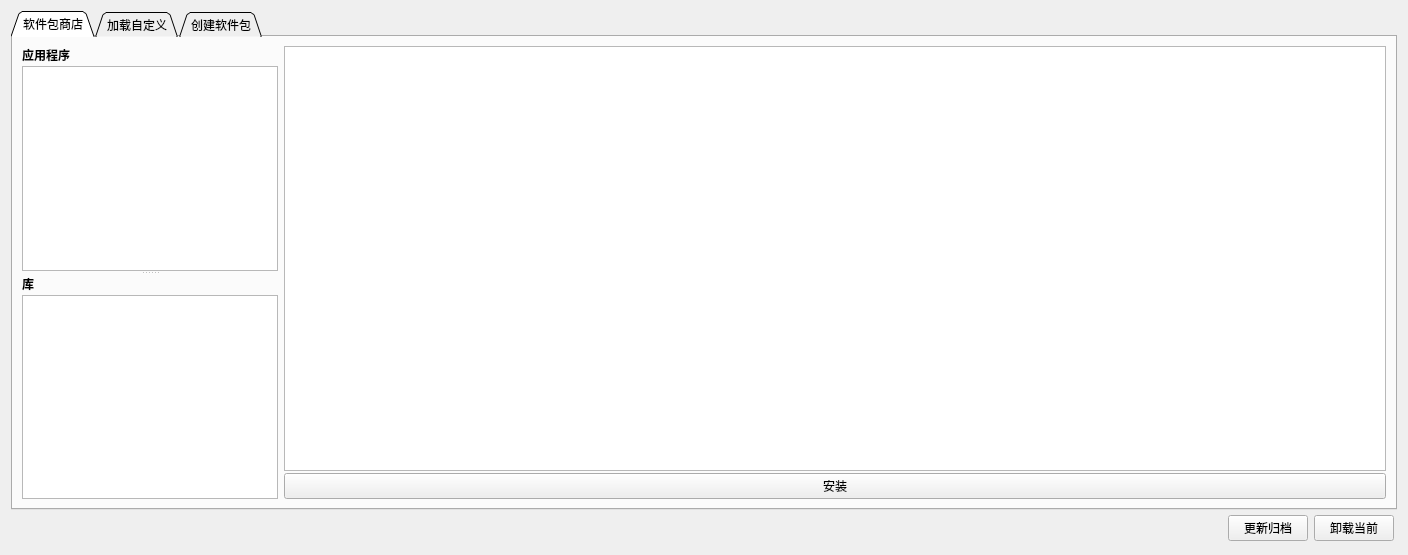
<?xml version="1.0" encoding="UTF-8"?>
<ui version="4.0">
 <class>PageVescPackage</class>
 <widget class="QWidget" name="PageVescPackage">
  <property name="geometry">
   <rect>
    <x>0</x>
    <y>0</y>
    <width>1408</width>
    <height>555</height>
   </rect>
  </property>
  <property name="sizePolicy">
   <sizepolicy hsizetype="Preferred" vsizetype="MinimumExpanding">
    <horstretch>0</horstretch>
    <verstretch>0</verstretch>
   </sizepolicy>
  </property>
  <property name="windowTitle">
   <string>Form</string>
  </property>
  <layout class="QVBoxLayout" name="verticalLayout">
   <property name="spacing">
    <number>2</number>
   </property>
   <item>
    <widget class="QTabWidget" name="tabWidget">
     <property name="enabled">
      <bool>true</bool>
     </property>
     <property name="tabShape">
      <enum>QTabWidget::Triangular</enum>
     </property>
     <property name="currentIndex">
      <number>0</number>
     </property>
     <widget class="QWidget" name="tab_3">
      <attribute name="title">
       <string>软件包商店</string>
      </attribute>
      <layout class="QHBoxLayout" name="horizontalLayout_6">
       <item>
        <widget class="QSplitter" name="splitter">
         <property name="orientation">
          <enum>Qt::Vertical</enum>
         </property>
         <widget class="QWidget" name="layoutWidget">
          <layout class="QVBoxLayout" name="verticalLayout_5">
           <property name="spacing">
            <number>2</number>
           </property>
           <item>
            <widget class="QLabel" name="label_2">
             <property name="font">
              <font>
               <bold>true</bold>
              </font>
             </property>
             <property name="text">
              <string>应用程序</string>
             </property>
            </widget>
           </item>
           <item>
            <widget class="QListWidget" name="applicationList">
             <property name="minimumSize">
              <size>
               <width>0</width>
               <height>0</height>
              </size>
             </property>
             <property name="editTriggers">
              <set>QAbstractItemView::NoEditTriggers</set>
             </property>
            </widget>
           </item>
          </layout>
         </widget>
         <widget class="QWidget" name="layoutWidget2">
          <layout class="QVBoxLayout" name="verticalLayout_6">
           <property name="spacing">
            <number>2</number>
           </property>
           <item>
            <widget class="QLabel" name="label_3">
             <property name="font">
              <font>
               <bold>true</bold>
              </font>
             </property>
             <property name="text">
              <string>库</string>
             </property>
            </widget>
           </item>
           <item>
            <widget class="QListWidget" name="libraryList">
             <property name="editTriggers">
              <set>QAbstractItemView::NoEditTriggers</set>
             </property>
            </widget>
           </item>
          </layout>
         </widget>
        </widget>
       </item>
       <item>
        <layout class="QVBoxLayout" name="verticalLayout_4">
         <property name="spacing">
          <number>2</number>
         </property>
         <item>
          <widget class="VTextBrowser" name="storeBrowser">
           <property name="readOnly">
            <bool>true</bool>
           </property>
          </widget>
         </item>
         <item>
          <widget class="QPushButton" name="installButton">
           <property name="toolTip">
            <string>卸载当前软件包，并将所选软件包安装到已连接的 VESC</string>
           </property>
           <property name="text">
            <string>安装</string>
           </property>
          </widget>
         </item>
        </layout>
       </item>
      </layout>
     </widget>
     <widget class="QWidget" name="tab">
      <attribute name="title">
       <string>加载自定义</string>
      </attribute>
      <layout class="QVBoxLayout" name="verticalLayout_3">
       <item>
        <widget class="QGroupBox" name="lispBox_3">
         <property name="title">
          <string>加载软件包</string>
         </property>
         <layout class="QHBoxLayout" name="horizontalLayout_4">
          <property name="spacing">
           <number>2</number>
          </property>
          <property name="leftMargin">
           <number>6</number>
          </property>
          <property name="topMargin">
           <number>6</number>
          </property>
          <property name="rightMargin">
           <number>6</number>
          </property>
          <property name="bottomMargin">
           <number>6</number>
          </property>
          <item>
           <widget class="QLineEdit" name="loadEdit"/>
          </item>
          <item>
           <widget class="QPushButton" name="chooseLoadButton">
            <property name="sizePolicy">
             <sizepolicy hsizetype="Fixed" vsizetype="Fixed">
              <horstretch>0</horstretch>
              <verstretch>0</verstretch>
             </sizepolicy>
            </property>
            <property name="toolTip">
             <string>选择文件...</string>
            </property>
            <property name="text">
             <string/>
            </property>
            <property name="icon">
             <iconset resource="../res.qrc">
              <normaloff>:/res/icons/Open Folder-96.png</normaloff>:/res/icons/Open Folder-96.png</iconset>
            </property>
           </widget>
          </item>
          <item>
           <widget class="QPushButton" name="loadRefreshButton">
            <property name="text">
             <string/>
            </property>
            <property name="icon">
             <iconset resource="../res.qrc">
              <normaloff>:/res/icons/Refresh-96.png</normaloff>:/res/icons/Refresh-96.png</iconset>
            </property>
           </widget>
          </item>
          <item>
           <widget class="QPushButton" name="writeButton">
            <property name="toolTip">
             <string>卸载当前软件包，并将所选软件包安装到已连接的 VESC</string>
            </property>
            <property name="text">
             <string>安装</string>
            </property>
            <property name="icon">
             <iconset resource="../res.qrc">
              <normaloff>:/res/icons/Download-96.png</normaloff>:/res/icons/Download-96.png</iconset>
            </property>
           </widget>
          </item>
         </layout>
        </widget>
       </item>
       <item>
        <widget class="VTextBrowser" name="loadBrowser"/>
       </item>
      </layout>
     </widget>
     <widget class="QWidget" name="tab_2">
      <attribute name="title">
       <string>创建软件包</string>
      </attribute>
      <layout class="QVBoxLayout" name="verticalLayout_2">
       <item>
        <layout class="QHBoxLayout" name="horizontalLayout_7">
         <item>
          <widget class="QGroupBox" name="lispBox">
           <property name="title">
            <string>LispBM</string>
           </property>
           <property name="checkable">
            <bool>true</bool>
           </property>
           <layout class="QHBoxLayout" name="horizontalLayout">
            <property name="spacing">
             <number>2</number>
            </property>
            <property name="leftMargin">
             <number>6</number>
            </property>
            <property name="topMargin">
             <number>6</number>
            </property>
            <property name="rightMargin">
             <number>6</number>
            </property>
            <property name="bottomMargin">
             <number>6</number>
            </property>
            <item>
             <widget class="QLineEdit" name="lispEdit"/>
            </item>
            <item>
             <widget class="QPushButton" name="chooseLispButton">
              <property name="sizePolicy">
               <sizepolicy hsizetype="Fixed" vsizetype="Fixed">
                <horstretch>0</horstretch>
                <verstretch>0</verstretch>
               </sizepolicy>
              </property>
              <property name="toolTip">
               <string>选择文件...</string>
              </property>
              <property name="text">
               <string/>
              </property>
              <property name="icon">
               <iconset resource="../res.qrc">
                <normaloff>:/res/icons/Open Folder-96.png</normaloff>:/res/icons/Open Folder-96.png</iconset>
              </property>
             </widget>
            </item>
           </layout>
          </widget>
         </item>
         <item>
          <widget class="QGroupBox" name="qmlBox">
           <property name="title">
            <string>Qml</string>
           </property>
           <property name="checkable">
            <bool>true</bool>
           </property>
           <layout class="QGridLayout" name="gridLayout">
            <property name="leftMargin">
             <number>6</number>
            </property>
            <property name="topMargin">
             <number>6</number>
            </property>
            <property name="rightMargin">
             <number>6</number>
            </property>
            <property name="bottomMargin">
             <number>6</number>
            </property>
            <property name="spacing">
             <number>2</number>
            </property>
            <item row="0" column="1">
             <widget class="QPushButton" name="chooseQmlButton">
              <property name="sizePolicy">
               <sizepolicy hsizetype="Fixed" vsizetype="Fixed">
                <horstretch>0</horstretch>
                <verstretch>0</verstretch>
               </sizepolicy>
              </property>
              <property name="toolTip">
               <string>选择文件...</string>
              </property>
              <property name="text">
               <string/>
              </property>
              <property name="icon">
               <iconset resource="../res.qrc">
                <normaloff>:/res/icons/Open Folder-96.png</normaloff>:/res/icons/Open Folder-96.png</iconset>
              </property>
             </widget>
            </item>
            <item row="0" column="0">
             <widget class="QLineEdit" name="qmlEdit"/>
            </item>
            <item row="1" column="0">
             <widget class="QCheckBox" name="qmlFullscreenBox">
              <property name="text">
               <string>全屏</string>
              </property>
             </widget>
            </item>
           </layout>
          </widget>
         </item>
        </layout>
       </item>
       <item>
        <layout class="QHBoxLayout" name="horizontalLayout_3">
         <item>
          <widget class="QLabel" name="label">
           <property name="text">
            <string>软件包名称</string>
           </property>
          </widget>
         </item>
         <item>
          <widget class="QLineEdit" name="nameEdit"/>
         </item>
        </layout>
       </item>
       <item>
        <widget class="QSplitter" name="splitter_2">
         <property name="sizePolicy">
          <sizepolicy hsizetype="Expanding" vsizetype="MinimumExpanding">
           <horstretch>0</horstretch>
           <verstretch>0</verstretch>
          </sizepolicy>
         </property>
         <property name="orientation">
          <enum>Qt::Horizontal</enum>
         </property>
         <widget class="QMarkdownTextEdit" name="descriptionEdit"/>
         <widget class="VTextBrowser" name="descriptionBrowser"/>
        </widget>
       </item>
       <item>
        <widget class="QGroupBox" name="lispBox_2">
         <property name="title">
          <string>输出</string>
         </property>
         <layout class="QHBoxLayout" name="horizontalLayout_2">
          <property name="spacing">
           <number>2</number>
          </property>
          <property name="leftMargin">
           <number>6</number>
          </property>
          <property name="topMargin">
           <number>6</number>
          </property>
          <property name="rightMargin">
           <number>6</number>
          </property>
          <property name="bottomMargin">
           <number>6</number>
          </property>
          <item>
           <widget class="QLineEdit" name="outputEdit"/>
          </item>
          <item>
           <widget class="QPushButton" name="outputRefreshButton">
            <property name="text">
             <string/>
            </property>
            <property name="icon">
             <iconset resource="../res.qrc">
              <normaloff>:/res/icons/Refresh-96.png</normaloff>:/res/icons/Refresh-96.png</iconset>
            </property>
           </widget>
          </item>
          <item>
           <widget class="QPushButton" name="chooseOutputButton">
            <property name="sizePolicy">
             <sizepolicy hsizetype="Fixed" vsizetype="Fixed">
              <horstretch>0</horstretch>
              <verstretch>0</verstretch>
             </sizepolicy>
            </property>
            <property name="toolTip">
             <string>选择文件...</string>
            </property>
            <property name="text">
             <string/>
            </property>
            <property name="icon">
             <iconset resource="../res.qrc">
              <normaloff>:/res/icons/Open Folder-96.png</normaloff>:/res/icons/Open Folder-96.png</iconset>
            </property>
           </widget>
          </item>
          <item>
           <widget class="QPushButton" name="saveButton">
            <property name="text">
             <string>保存软件包</string>
            </property>
            <property name="icon">
             <iconset resource="../res.qrc">
              <normaloff>:/res/icons/Save-96.png</normaloff>:/res/icons/Save-96.png</iconset>
            </property>
           </widget>
          </item>
         </layout>
        </widget>
       </item>
      </layout>
     </widget>
    </widget>
   </item>
   <item>
    <widget class="QWidget" name="widget3" native="true">
     <layout class="QHBoxLayout" name="horizontalLayout_5">
      <property name="leftMargin">
       <number>3</number>
      </property>
      <property name="topMargin">
       <number>3</number>
      </property>
      <property name="rightMargin">
       <number>3</number>
      </property>
      <property name="bottomMargin">
       <number>3</number>
      </property>
      <item>
       <widget class="DisplayPercentage" name="displayDl" native="true">
        <property name="sizePolicy">
         <sizepolicy hsizetype="MinimumExpanding" vsizetype="Preferred">
          <horstretch>0</horstretch>
          <verstretch>0</verstretch>
         </sizepolicy>
        </property>
       </widget>
      </item>
      <item>
       <widget class="QPushButton" name="dlArchiveButton">
        <property name="text">
         <string>更新归档</string>
        </property>
       </widget>
      </item>
      <item>
       <widget class="QPushButton" name="uninstallButton">
        <property name="text">
         <string>卸载当前</string>
        </property>
       </widget>
      </item>
     </layout>
    </widget>
   </item>
  </layout>
 </widget>
 <customwidgets>
  <customwidget>
   <class>VTextBrowser</class>
   <extends>QTextEdit</extends>
   <header>widgets/vtextbrowser.h</header>
  </customwidget>
  <customwidget>
   <class>DisplayPercentage</class>
   <extends>QWidget</extends>
   <header>widgets/displaypercentage.h</header>
   <container>1</container>
  </customwidget>
  <customwidget>
   <class>QMarkdownTextEdit</class>
   <extends>QPlainTextEdit</extends>
   <header>qmarkdowntextedit/qmarkdowntextedit.h</header>
  </customwidget>
 </customwidgets>
 <resources>
  <include location="../res.qrc"/>
 </resources>
 <connections/>
</ui>
